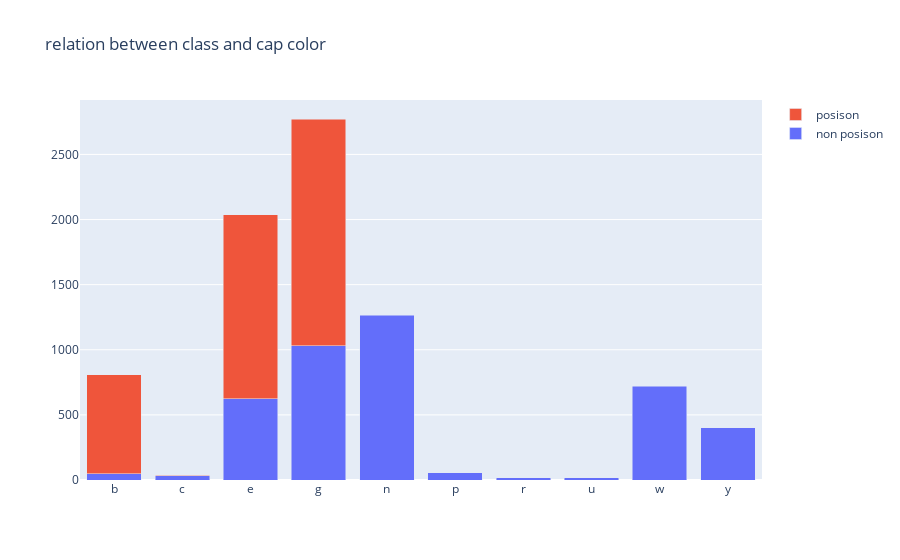

Notebook code cell kept with this figure:
### Code cell
# question 3 : realation between class and cap-color
fig = go.Figure(data=[
    go.Bar(name='non posison',x=list(pd.crosstab(df['class'],df['cap-color']).columns), 
           y=list(pd.crosstab(df['class'],df['cap-color']).iloc[0])),
    go.Bar(name='posison',x=list(pd.crosstab(df['class'],df['cap-color']).columns),
           y=list(pd.crosstab(df['class'],df['cap-surface']).iloc[1]))])
fig.update_layout(barmode='stack',title_text='relation between class and cap color')
fig.show()

### Figure 1 — Plotly figure (JSON) as saved in the notebook; plotly's stock layout.template omitted (floating-point values rounded to 4 significant figures)
{"data": [{"name": "non posison", "type": "bar", "x": ["b", "c", "e", "g", "n", "p", "r", "u", "w", "y"], "y": [48, 32, 624, 1032, 1264, 56, 16, 16, 720, 400]}, {"name": "posison", "type": "bar", "x": ["b", "c", "e", "g", "n", "p", "r", "u", "w", "y"], "y": [760, 4, 1412, 1740]}], "layout": {"barmode": "stack", "title": {"text": "relation between class and cap color"}}}
